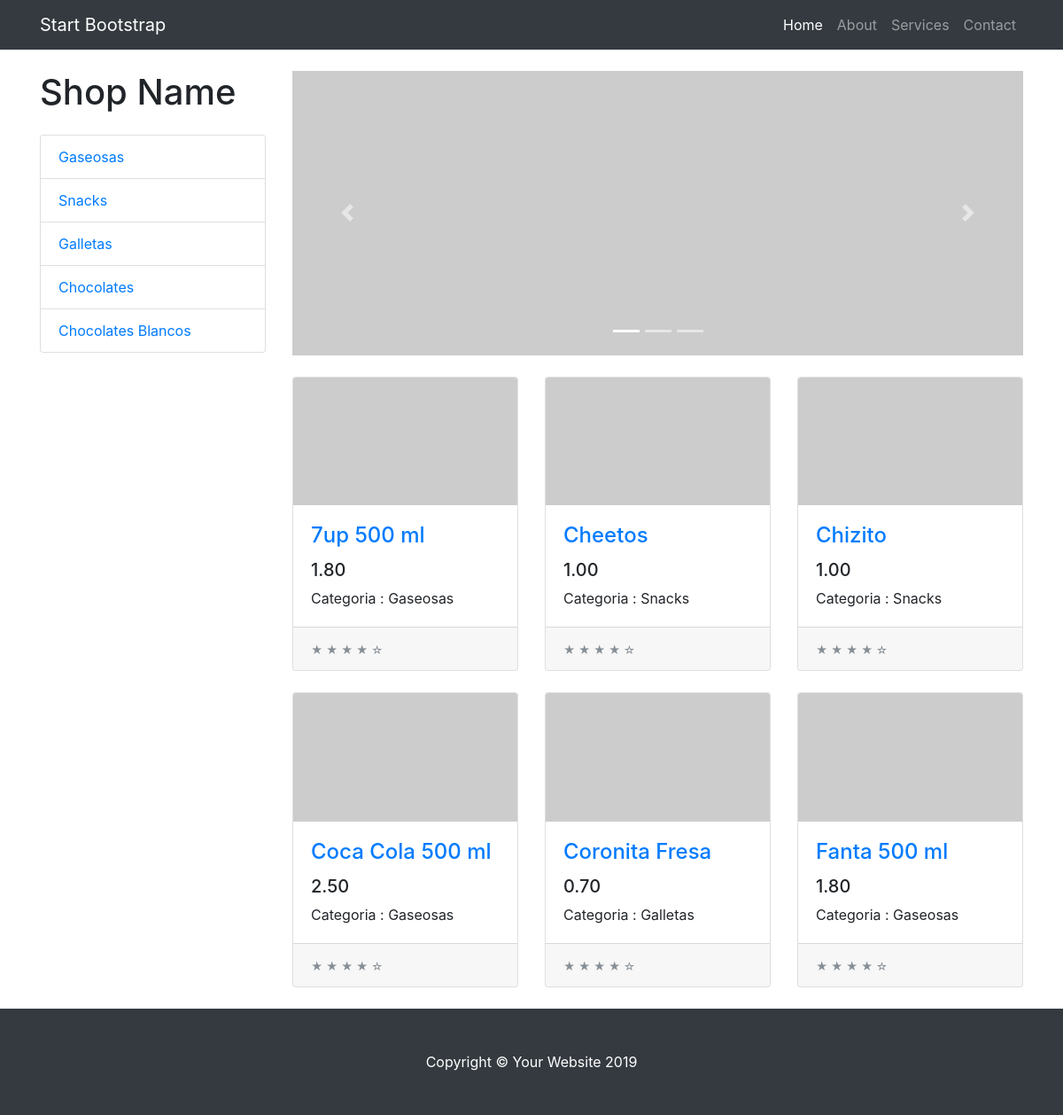
The app's page /tienda/ with its own data.
### tienda/models.py (models this page shows, shortened)
class Categoria(models.Model):
    nombre = models.CharField(max_length=200)
    pub_date = models.DateTimeField('fecha de registro', auto_now=True)

class Producto(models.Model):
    categoria = models.ForeignKey(Categoria, on_delete=models.CASCADE)
    nombre = models.CharField(max_length=200)
    precio = models.DecimalField(max_digits=6, decimal_places=2)
    stock = models.IntegerField(default=0)
    pub_date = models.DateTimeField('date published')

### tienda/views.py (the view)
# urls.py: path('', views.index, name='index'),
def index(request):
    product_list = Producto.objects.order_by('nombre')[:6]
    context = {'product_list' : product_list, 'categorias' : categorias}
    return render(request, 'index.html', context)

### tienda/templates/index.html (shortened to what this page needs)
{% extends "layout.html" %}
{% block content %}
  <div id="carouselExampleIndicators" class="carousel slide my-4" data-ride="carousel">
    <ol class="carousel-indicators">
      <li data-target="#carouselExampleIndicators" data-slide-to="0" class="active"></li>
      <li data-target="#carouselExampleIndicators" data-slide-to="1"></li>
      <li data-target="#carouselExampleIndicators" data-slide-to="2"></li>
    </ol>
    <div class="carousel-inner" role="listbox">
      <div class="carousel-item active">
        <img class="d-block img-fluid" src="http://placehold.it/900x350" alt="First slide">
      </div>
    </div>
    <a class="carousel-control-prev" href="#carouselExampleIndicators" role="button" data-slide="prev">
      <span class="carousel-control-prev-icon" aria-hidden="true"></span>
    </a>
    <a class="carousel-control-next" href="#carouselExampleIndicators" role="button" data-slide="next">
      <span class="carousel-control-next-icon" aria-hidden="true"></span>
    </a>
  </div>
  <div class="row">
    {% for prod in product_list  %}
    <div class="col-lg-4 col-md-6 mb-4">
      <div class="card h-100">
        <a href="producto/{{ prod.id }}/"><img class="card-img-top" src="http://placehold.it/700x400" alt=""></a>
        <div class="card-body">
          <h4 class="card-title">
            <a href="producto/{{ prod.id }}/">{{ prod.nombre }}</a>
          </h4>
          <h5>{{ prod.precio }}</h5>
          <p class="card-text">Categoria : {{ prod.categoria.nombre }}</p>
        </div>
        <div class="card-footer">
          <small class="text-muted">&#9733; &#9733; &#9733; &#9733; &#9734;</small>
        </div>
      </div>
    </div>
    {% endfor %}
  </div>
{% endblock %}
{% block categorias %}
  {% for cat in categorias  %}
    <a href="categoria/{{ cat.nombre }}/" class="list-group-item" >{{ cat.nombre }}</a>
  {% endfor %}
{% endblock %}

### tienda/templates/layout.html (shortened to what this page needs)
{% load static %}
<!DOCTYPE html>
<html lang="en">
  <head>
    <link rel="stylesheet" href="{% static "vendor/bootstrap/css/bootstrap.min.css" %}">
    <link rel="stylesheet" href="{% static "css/shop.css" %}">
  </head>
  <body>
    <nav class="navbar navbar-expand-lg navbar-dark bg-dark fixed-top">
      <div class="container">
        <a class="navbar-brand" href="#">Start Bootstrap</a>
        <div class="collapse navbar-collapse" id="navbarResponsive">
          <ul class="navbar-nav ml-auto">
            <li class="nav-item active">
              <a class="nav-link" href="#">Home
              </a>
            </li>
            <li class="nav-item">
              <a class="nav-link" href="#">About</a>
            </li>
            <li class="nav-item">
              <a class="nav-link" href="#">Services</a>
            </li>
            <li class="nav-item">
              <a class="nav-link" href="#">Contact</a>
            </li>
          </ul>
        </div>
      </div>
    </nav>
    <div class="container">
      <div class="row">
        <div class="col-lg-3">
          <h1 class="my-4">Shop Name</h1>
          <div class="list-group">
          {% block categorias %}
          {% endblock %}
          </div>
        </div>
        <div class="col-lg-9">
        {% block content %} {% endblock %}
        </div>
      </div>
    </div>
    <footer class="py-5 bg-dark">
      <div class="container">
        <p class="m-0 text-center text-white">Copyright &copy; Your Website 2019</p>
      </div>
    </footer>
  </body>
</html>

### tienda/static/css/shop.css (style rules this page uses)
body { padding-top: 54px; }
@media (min-width: 992px) { body { padding-top: 56px; } }

### records on screen
Categoria: nombre "Gaseosas"
Categoria: nombre "Snacks"
Categoria: nombre "Galletas"
Categoria: nombre "Chocolates"
Categoria: nombre "Chocolates Blancos"
Producto: nombre "7up 500 ml", precio "1.80", categoria.nombre "Gaseosas"
Producto: nombre "Cheetos", precio "1.00", categoria.nombre "Snacks"
Producto: nombre "Chizito", precio "1.00", categoria.nombre "Snacks"
Producto: nombre "Coca Cola 500 ml", precio "2.50", categoria.nombre "Gaseosas"
Producto: nombre "Coronita Fresa", precio "0.70", categoria.nombre "Galletas"
Producto: nombre "Fanta 500 ml", precio "1.80", categoria.nombre "Gaseosas"
